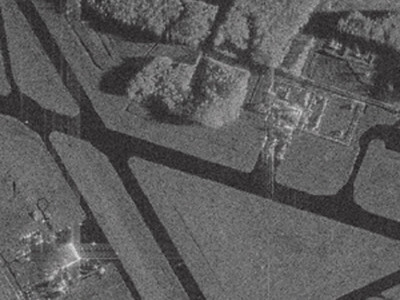
#> input picture fourth_lab/sar_1.jpg, 400 x 300 px, found by its file name
$ jupyter execute IP_TASK2_2025.ipynb
#> lines starting #> are read from the running program, lines starting #| are printed output that depends on the picture; long printed decimals are rounded
[cell 1]
# ДЗ 2
# Зашумить изображение при помощи шума гаусса, постоянного шума.
# Протестировать медианный фильтр, фильтр гаусса, билатериальный фильтр, фильтр нелокальных средних с различными параметрами.
# Выяснить, какой фильтр показал лучший результат фильтрации шума.

[cell 2]
import numpy as np
import cv2
import matplotlib.pyplot as plt
from skimage.metrics import structural_similarity as ssim, mean_squared_error

[cell 3]
image = cv2.imread('sar_1.jpg')
#> image is the input picture: shape (300, 400, 3); mean B, G, R 91.8, 91.6, 92.1
image_gray = cv2.cvtColor(image, cv2.COLOR_RGB2GRAY)
plt.imshow(image)

Шум Гаусса

[cell 4]
mean = 0
stddev = 30
noise_gauss = np.zeros(image_gray.shape, dtype=np.float32)
cv2.randn(noise_gauss, mean, stddev)
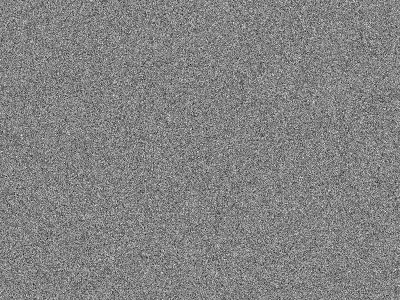
#> noise_gauss: shape (300, 400) float32; min -144.8, max 137, mean 0; drawn with min black and max white

[cell 5]
noisy_image = image_gray.astype(np.float32) + noise_gauss
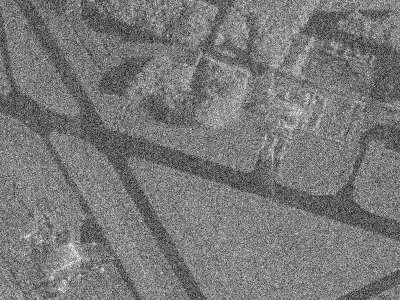
#> noisy_image: shape (300, 400) float32; min -64.84, max 265.7, mean 91.9; drawn with min black and max white
noisy_image = np.clip(noisy_image, 0, 255).astype(np.uint8)
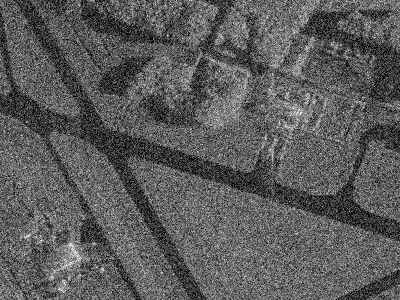
#> noisy_image: shape (300, 400); min 0, max 255, mean 91.5
plt.imshow(noisy_image, cmap='gray')

Постоянный шум

[cell 6]
a = -210
b = 210

noise_uniform = np.random.uniform(a, b, image_gray.shape).astype(np.float32)

noisy_image_uniform = image_gray.astype(np.float32) + noise_uniform
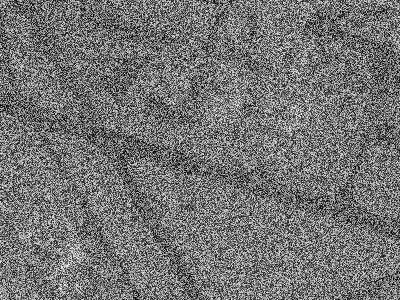
#> noisy_image_uniform: shape (300, 400) float32; min -171.9, max 405.7, mean 91.9; drawn with min black and max white
noisy_image_uniform = np.clip(noisy_image_uniform, 0, 255).astype(np.uint8)
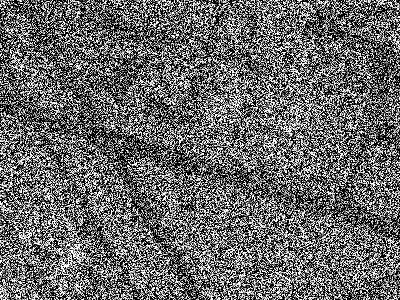
#> noisy_image_uniform: shape (300, 400); min 0, max 255, mean 105.7
plt.imshow(noisy_image_uniform, cmap='gray')

## Тестирование алгоритмов подавления шума

[cell 7]
plt.figure(figsize=(22, 6))
plt.subplot(1,3,1)
plt.imshow(noisy_image, cmap='gray')
plt.axis('off')
plt.title('Зашумленное изображение')
plt.subplot(1,3,2)
image_gauss_gauss = cv2.GaussianBlur(noisy_image, (5, 5), 0)
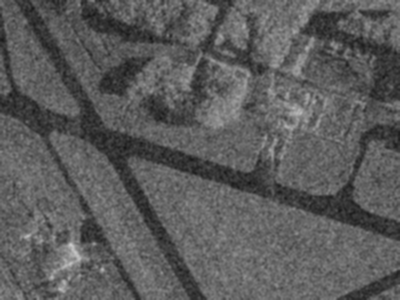
#> image_gauss_gauss: shape (300, 400); min 22, max 201, mean 91.5
plt.axis('off')
plt.title('Гаусс 5*5')
plt.imshow(image_gauss_gauss, cmap='gray')
plt.subplot(1,3,3)
image_gauss_gauss1 = cv2.GaussianBlur(noisy_image, (15, 15), 5)
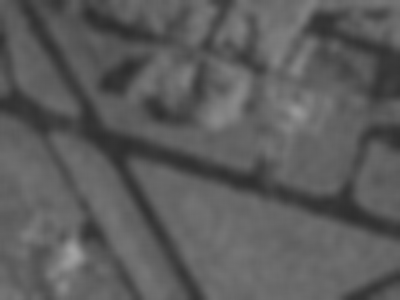
#> image_gauss_gauss1: shape (300, 400); min 46, max 162, mean 91.5
plt.axis('off')
plt.title('Гаусс 15*15')
plt.imshow(image_gauss_gauss1, cmap='gray')

[cell 8]
mse_gauss = mean_squared_error(image_gray, image_gauss_gauss)
#> mse_gauss = 109
(ssim_gauss, diff) = ssim(image_gray, image_gauss_gauss, full=True)
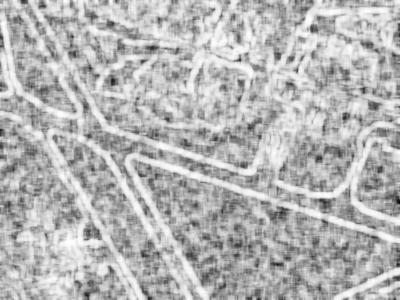
#> diff: shape (300, 400) float64; min -0.118, max 0.982, mean 0.666; drawn with min black and max white
#> ssim_gauss = 0.667
print(mse_gauss, ssim_gauss)
#| 109.024 0.6674

[cell 9]
plt.figure(figsize=(22, 6))
plt.subplot(1,3,1)
plt.imshow(noisy_image, cmap='gray')
plt.axis('off')
plt.title('Зашумленное изображение')
plt.subplot(1,3,2)
image_gauss_bilat = cv2.bilateralFilter(noisy_image, 5, 75, 75)
plt.imshow(image_gauss_bilat, cmap='gray')
plt.axis('off')
plt.title('Билатеральный')
plt.subplot(1,3,3)
image_gauss_bilat1 = cv2.bilateralFilter(noisy_image, 10, 100, 100)
plt.imshow(image_gauss_bilat1, cmap='gray')
plt.axis('off')
plt.title('Билатеральный сильный')
plt.show()

[cell 10]
mse_bilat = mean_squared_error(image_gray, image_gauss_bilat)
#> mse_bilat = 133.4
(ssim_bilat, diff) = ssim(image_gray, image_gauss_bilat, full=True)
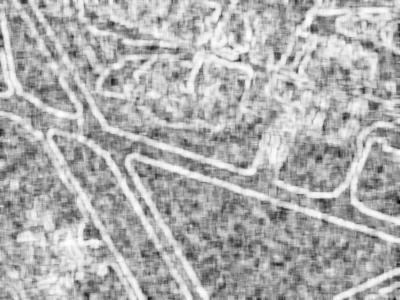
#> diff: shape (300, 400) float64; min -0.144, max 0.976, mean 0.622; drawn with min black and max white
#> ssim_bilat = 0.623
print(mse_bilat, ssim_bilat)
#| 133.399 0.6231

Сравнение разных фильтров

[cell 11]
plt.figure(figsize=(22, 6))
plt.subplot(1,3,1)
plt.imshow(noisy_image, cmap='gray')
plt.axis('off')
plt.title('Зашумленное изображение')
plt.subplot(1,3,2)
image_gauss_nlm = cv2.fastNlMeansDenoising(noisy_image, h = 24)
plt.imshow(image_gauss_nlm, cmap='gray')
plt.axis('off')
plt.title('Фильтр нелокальных средних h=24')
plt.subplot(1,3,3)
image_gauss_nlm1 = cv2.fastNlMeansDenoising(noisy_image, h = 50)
plt.imshow(image_gauss_nlm1, cmap='gray')
plt.axis('off')
plt.title('Фильтр нелокальных средних сильный h=50')
plt.show()

[cell 12]
mse_nlm = mean_squared_error(image_gray, image_gauss_nlm,)
#> mse_nlm = 118.7
(ssim_nlm, diff) = ssim(image_gray, image_gauss_nlm, full=True)
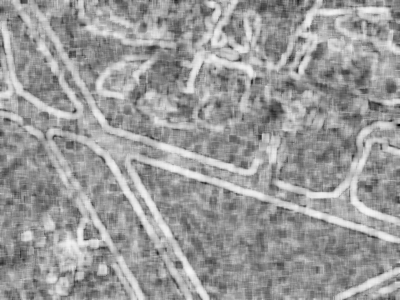
#> diff: shape (300, 400) float64; min 0.00774, max 0.967, mean 0.609
#> ssim_nlm = 0.61
print(mse_nlm, ssim_nlm)
#| 118.700 0.61

[cell 13]
mse_nlm = mean_squared_error(image_gray, image_gauss_nlm,)
(ssim_nlm, diff) = ssim(image_gray, image_gauss_nlm, full=True)
print(mse_nlm, ssim_nlm)
#| 118.700 0.61

$ run again, with fourth_lab/palm_1.JPG copied over fourth_lab/sar_1.jpg
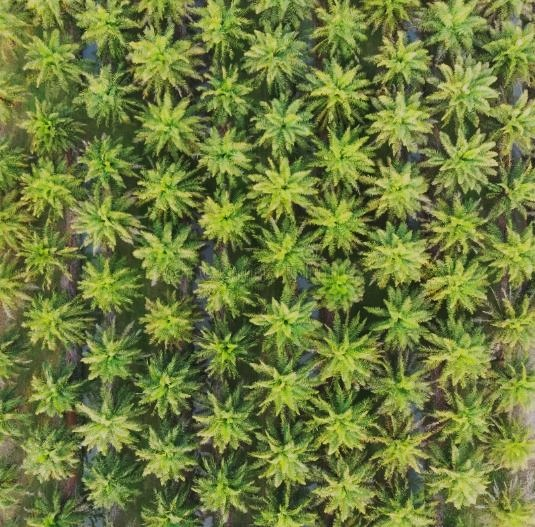
#> input picture fourth_lab/palm_1.JPG, 535 x 527 px, found by its file name
#> image is the input picture: shape (527, 535, 3); mean B, G, R 61, 124.3, 110.5
#> `image_gauss_gauss1 = cv2.GaussianBlur(noisy_image, (15, 15), 5)`:
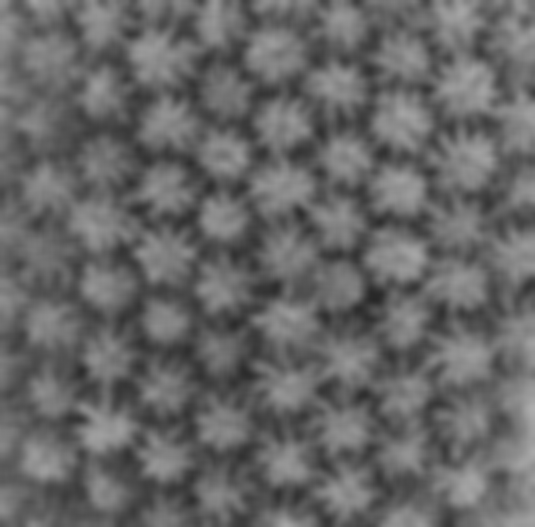
#> image_gauss_gauss1: shape (527, 535); min 39, max 175, mean 103.5
#> mse_gauss = 223.1
#> ssim_gauss = 0.771
#| 223.089 0.7707
#> mse_bilat = 222.7
#> ssim_bilat = 0.778
#| 222.689 0.7775
#> mse_nlm = 294.6
#> `(ssim_nlm, diff) = ssim(image_gray, image_gauss_nlm, full=True)`:
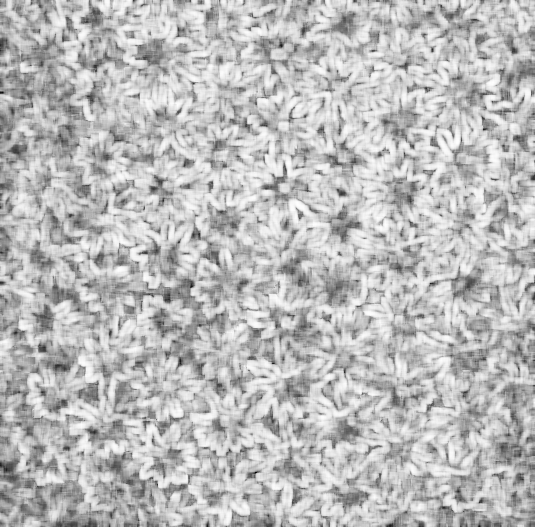
#> diff: shape (527, 535) float64; min -0.00252, max 0.968, mean 0.713; drawn with min black and max white
#> ssim_nlm = 0.715
#| 294.576 0.7146
#| 294.576 0.7146
